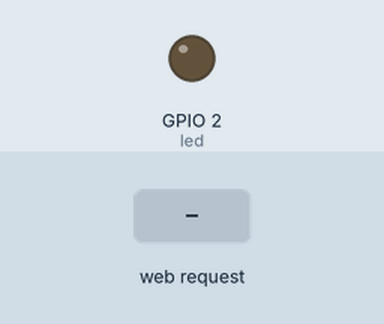
A sketch run on a simulated ESP32. Parts: output pins drawn as LEDs (lit = HIGH). The test bench sets the inputs (shaded band). WiFi joins after 1.5 s; servers stay silent unless stated; what the sketch prints to the serial monitor is not drawn.

Above: at 2.7 s.
2.8 s: HTTP request GET /ledon received
At 3.9 s:
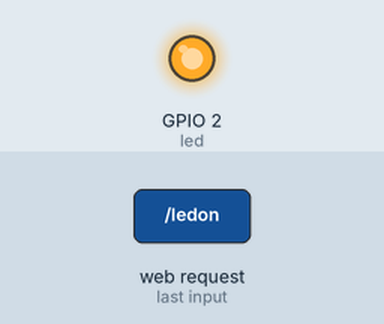
4.3 s: HTTP request GET /ledoff received
At 5.0 s:
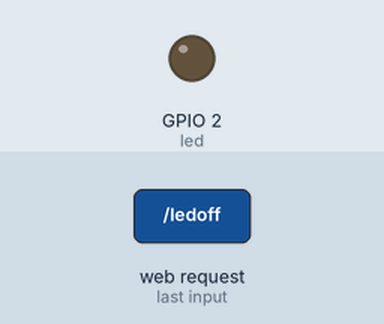
Timing chart, 0 to 7.3 s (numbered marks = the images above; inputs shaded):
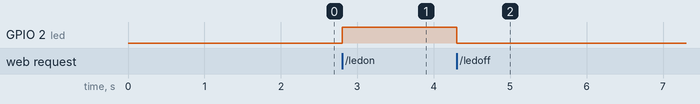

Measured:
- after the input at 2.8 s, GPIO 2 (led): LOW → HIGH at once
- after the input at 4.3 s, GPIO 2 (led): HIGH → LOW at once

The sketch:

wifi_serverclient_led.ino
```cpp
#include <WiFi.h>

WiFiServer server(80);
WiFiClient client;

const char* ssid = "Airtel_CLYXN X SORXN_EXT";
const char* password = "Studio@1234";

int led = 2;      // Built-in LED on most ESP32 boards (change if required)

void setup()
{
  Serial.begin(9600);

  pinMode(led, OUTPUT);
  digitalWrite(led, LOW);

  WiFi.begin(ssid, password);

  Serial.print("Connecting to WiFi");

  while (WiFi.status() != WL_CONNECTED)
  {
    delay(500);
    Serial.print(".");
  }

  Serial.println();
  Serial.println("ESP32 Connected!");
  Serial.print("IP Address: ");
  Serial.println(WiFi.localIP());

  server.begin();
}

void loop()
{
  client = server.available();

  if (client)
  {
    String request = client.readStringUntil('\n');
    request.trim();

    Serial.println(request);

    if (request == "GET /ledon HTTP/1.1")
    {
      digitalWrite(led, HIGH);
      Serial.println("LED ON");
    }

    if (request == "GET /ledoff HTTP/1.1")
    {
      digitalWrite(led, LOW);
      Serial.println("LED OFF");
    }

    client.stop();
  }
}
```
